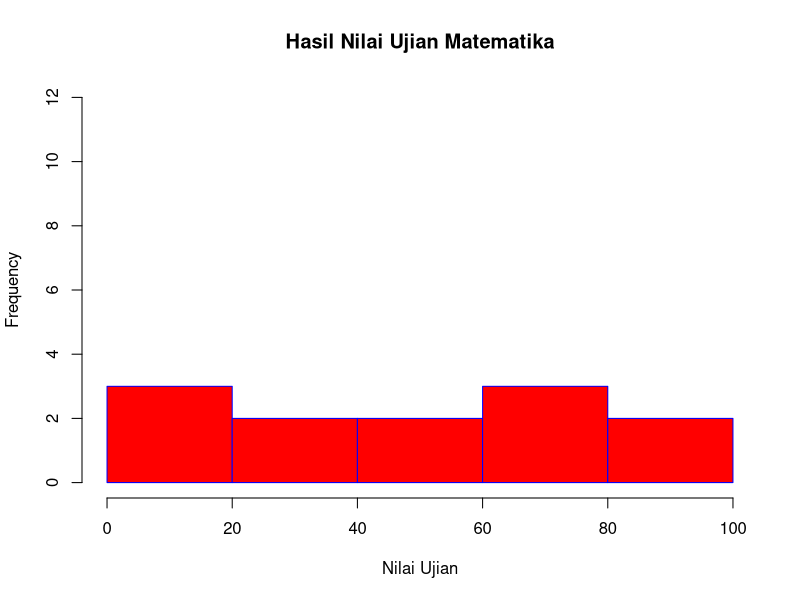

The R source for this figure:
vektor_value_nilai_matematika <- c(39, 20, 24, 50, 70, 80, 90, 10, 20, 66, 55, 100) #nolint

hist(vektor_value_nilai_matematika,
  main = "Hasil Nilai Ujian Matematika", #main
  xlab = "Nilai Ujian", #label sumbu x
  col = "red", #color histogram
  border = "blue", #border color histogram
  xlim = c(0, 100), #range x
  ylim = c(0, 12) #range y
)
